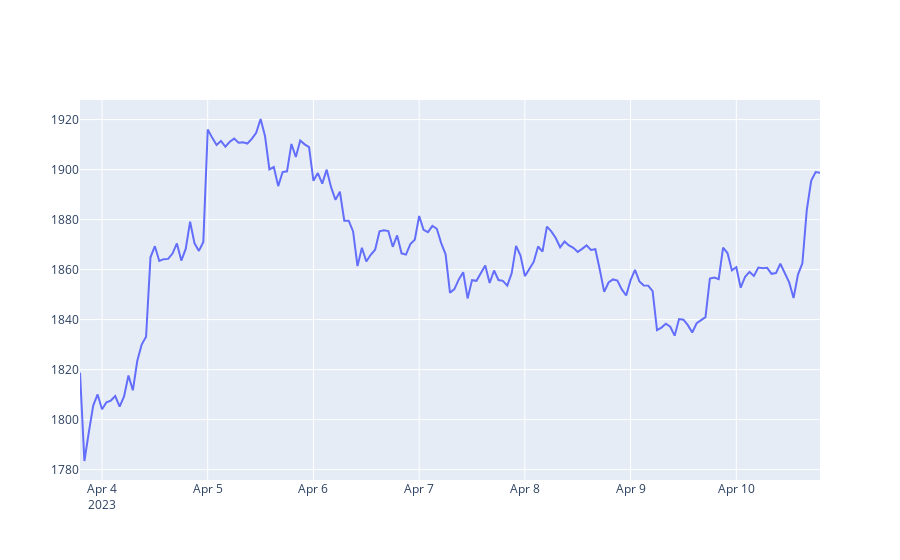
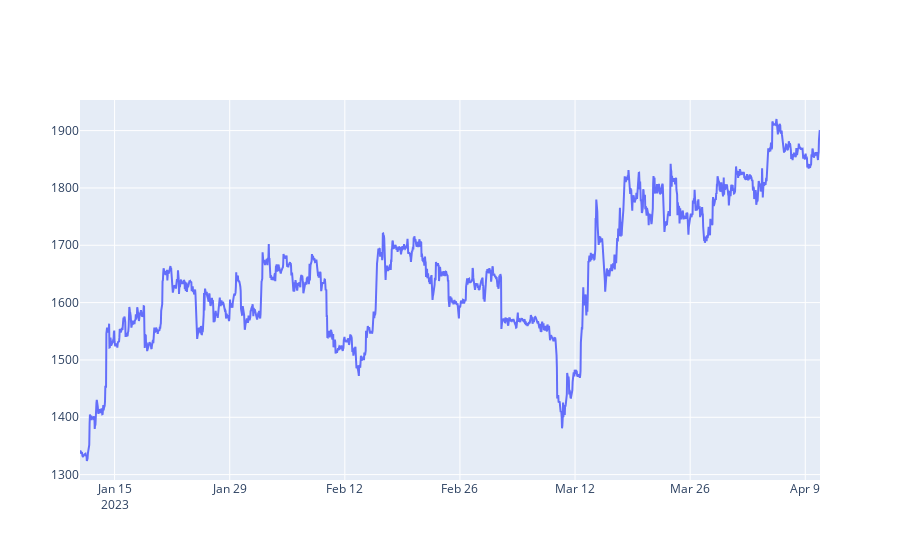

The cell these charts' notebook holds for them, in order:
### Code cell
from plotly.offline import init_notebook_mode, iplot
init_notebook_mode(connected=True)

def getLine(df_input):
    x = df_input.index
    y = df_input.values
    fig = go.Figure(data=go.Scatter(x = x, y = y))
    fig.show()
    
#------------------------------------------------

#( getLine(getRates('ETH-USD',  '1d',  '1h')) )
( getLine(getRates('ETH-USD',  '1wk',  '1h')) )
( getLine(getRates('ETH-USD',  '3mo',  '1h')) )
#( getLine(getRates('ETH-USD',  '3y',  '1d')) )

### Figure 1 — Plotly figure (JSON) as saved in the notebook; plotly's stock layout.template omitted (floating-point values rounded to 4 significant figures; data arrays with more than 128 entries replaced by an {"elided": "..."} marker saying what was removed)
{"data": [{"x": {"elided": "169 str values"}, "y": {"elided": "169 float values"}, "type": "scatter"}], "layout": {"xaxis": {"type": "date", "range": ["2023-04-03 19:00", "2023-04-10 19:00"], "autorange": true}, "yaxis": {"type": "linear", "range": [1776.0, 1928.0], "autorange": true}, "autosize": true}}

### Figure 2 — Plotly figure (JSON) as saved in the notebook; plotly's stock layout.template omitted (floating-point values rounded to 4 significant figures; data arrays with more than 128 entries replaced by an {"elided": "..."} marker saying what was removed)
{"data": [{"x": {"elided": "2161 str values"}, "y": {"elided": "2161 float values"}, "type": "scatter"}], "layout": {"xaxis": {"type": "date", "range": ["2023-01-10 19:00", "2023-04-10 19:00"], "autorange": true}, "yaxis": {"type": "linear", "range": [1291.0, 1953.0], "autorange": true}, "autosize": true}}
